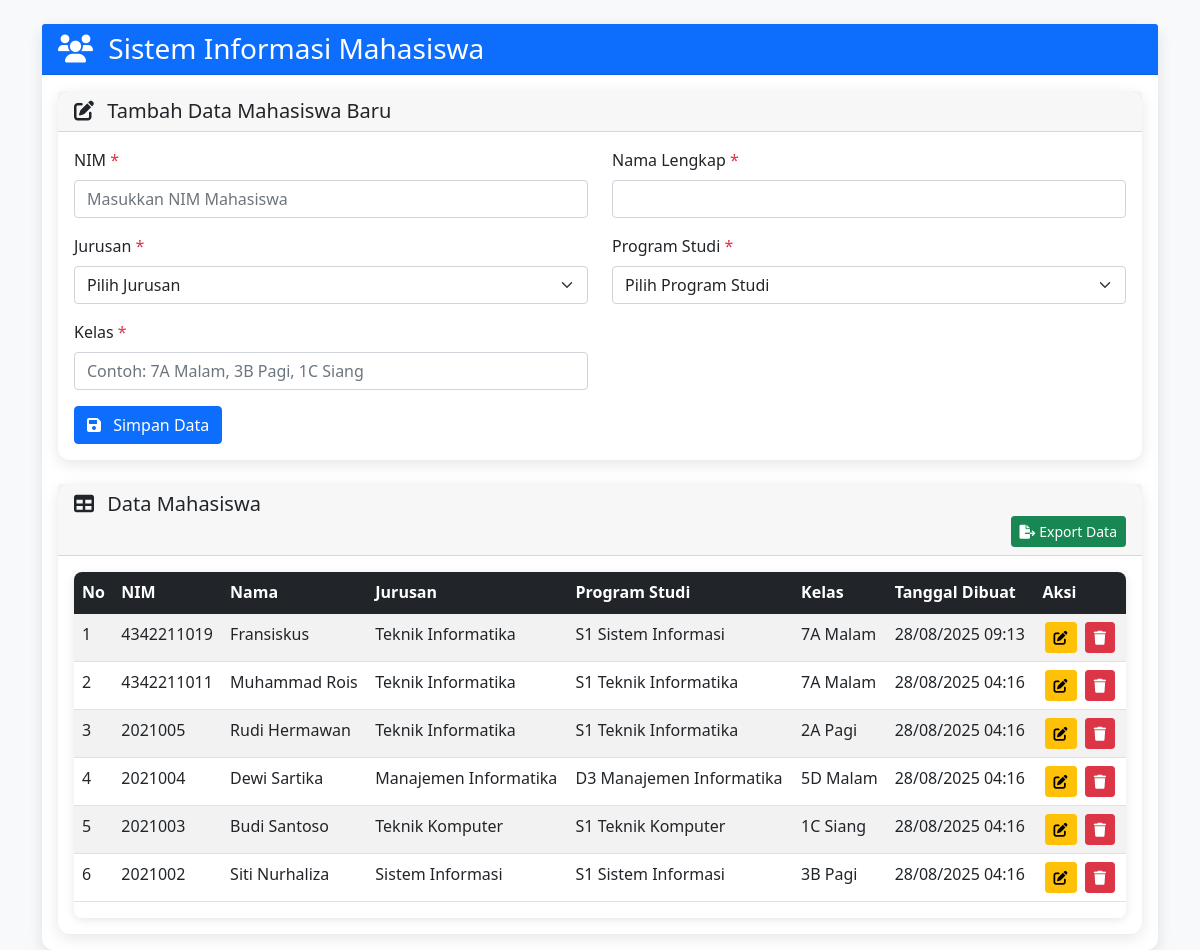
The app's page /view/index.php with its own data.
### tables this page shows
CREATE TABLE `user` (
  `id` int(11) NOT NULL,
  `nim` varchar(20) NOT NULL,
  `nama` varchar(35) NOT NULL,
  `jurusan` varchar(100) NOT NULL,
  `prodi` varchar(100) NOT NULL,
  `kelas` varchar(20) NOT NULL,
  `created_at` timestamp NOT NULL DEFAULT current_timestamp(),
  `update_at` timestamp NOT NULL DEFAULT current_timestamp() ON UPDATE current_timestamp()
);

### models/User.php (called while the page is built, shortened)
<?php
require_once '../config/config.php';
class User {
    private $conn;
    private $table_name = "user";
    public function __construct() {
        $database = new Database();
        $this->conn = $database->getConnection();
    }
    public function read() {
        $query = "SELECT * FROM " . $this->table_name . " ORDER BY id DESC";
        $result = mysqli_query($this->conn, $query);
        return $result;
    }
}
?>

### config/config.php (called while the page is built, shortened)
<?php
class Database {
    private $host = "localhost";
    private $username = "root";
    private $password = "";
    private $database = "mahasiswa";
    public function getConnection() {
        $this->conn = null;
        try{
            $this->conn = mysqli_connect($this->host, $this->username, $this->password, $this->database);
            mysqli_set_charset($this->conn, "utf8");
        } catch(Exception $exception) {
            echo "Connection error: " . $exception->getMessage();
        }
        return $this->conn;
    }
}
?>

### view/index.php (the view, shortened to what this page needs)
<?php
require_once '../models/User.php';
$user = new User();
$edit_user = null;
$result = $user->read();
?>
<!DOCTYPE html>
<html lang="id">
<head>
    <link href="https://cdn.jsdelivr.net/npm/bootstrap@5.1.3/dist/css/bootstrap.min.css" rel="stylesheet">
    <link href="https://cdnjs.cloudflare.com/ajax/libs/font-awesome/6.0.0/css/all.min.css" rel="stylesheet">
</head>
<body class="bg-light">
    <div class="container mt-4">
        <div class="row">
            <div class="col-12">
                <div class="card">
                    <div class="card-header bg-primary text-white">
                        <h3 class="mb-0">
                            <i class="fas fa-users me-2"></i>
                            Sistem Informasi Mahasiswa
                        </h3>
                    </div>
                    <div class="card-body">
                        <div class="card mb-4">
                            <div class="card-header">
                                <h5 class="mb-0">
                                    <i class="fas fa-edit me-2"></i>
                                    <?php echo $edit_user ? 'Edit Data Mahasiswa' : 'Tambah Data Mahasiswa Baru'; ?>
                                </h5>
                            </div>
                            <div class="card-body">
                                <form method="POST" action="">
                                    <div class="row">
                                        <div class="col-md-6 mb-3">
                                            <label for="nim" class="form-label">NIM <span class="text-danger">*</span></label>
                                            <input type="text" class="form-control" id="nim" name="nim"
                                                   value="<?php echo $edit_user ? $edit_user['nim'] : ''; ?>"
                                                   placeholder="Masukkan NIM Mahasiswa  " required>
                                        </div>
                                        <div class="col-md-6 mb-3">
                                            <label for="nama" class="form-label">Nama Lengkap <span class="text-danger">*</span></label>
                                            <input type="text" class="form-control" id="nama" name="nama"
                                                   value="<?php echo $edit_user ? $edit_user['nama'] : ''; ?>" required>
                                        </div>
                                    </div>
                                    <div class="row">
                                        <div class="col-md-6 mb-3">
                                            <label for="jurusan" class="form-label">Jurusan <span class="text-danger">*</span></label>
                                            <select class="form-select" id="jurusan" name="jurusan" required>
                                                <option value="">Pilih Jurusan</option>
                                            </select>
                                        </div>
                                        <div class="col-md-6 mb-3">
                                            <label for="prodi" class="form-label">Program Studi <span class="text-danger">*</span></label>
                                            <select class="form-select" id="prodi" name="prodi" required>
                                                <option value="">Pilih Program Studi</option>
                                            </select>
                                        </div>
                                    </div>
                                    <div class="row">
                                        <div class="col-md-6 mb-3">
                                            <label for="kelas" class="form-label">Kelas <span class="text-danger">*</span></label>
                                            <input type="text" class="form-control" id="kelas" name="kelas"
                                                   value="<?php echo $edit_user ? $edit_user['kelas'] : ''; ?>"
                                                   placeholder="Contoh: 7A Malam, 3B Pagi, 1C Siang" required>
                                        </div>
                                    </div>
                                    <div class="d-flex gap-2">
                                        <button type="submit" class="btn btn-primary" title="Simpan Data">
                                            <i class="fas fa-save me-2"></i>
                                            <?php echo $edit_user ? 'Update Data' : 'Simpan Data'; ?>
                                        </button>
                                    </div>
                                </form>
                            </div>
                        </div>
                        <div class="card">
                            <div class="card-header">
                                <h5 class="mb-0">
                                    <i class="fas fa-table me-2"></i>
                                    Data Mahasiswa
                                </h5>
                                <a href="export.php" class="btn btn-success btn-sm float-end" title="Export Data">
                                <i class="fas fa-file-export me-1"></i>Export Data
                                </a>
                            </div>
                            <div class="card-body">
                                <div class="table-responsive">
                                    <table class="table table-striped table-hover">
                                        <thead class="table-dark">
                                            <tr>
                                                <th>No</th>
                                                <th>NIM</th>
                                                <th>Nama</th>
                                                <th>Jurusan</th>
                                                <th>Program Studi</th>
                                                <th>Kelas</th>
                                                <th>Tanggal Dibuat</th>
                                                <th>Aksi</th>
                                            </tr>
                                        </thead>
                                        <tbody>
                                            <?php
                                            if (mysqli_num_rows($result) > 0):
                                                $no = 1;
                                                while ($row = mysqli_fetch_assoc($result)):
                                            ?>
                                                <tr>
                                                    <td><?php echo $no++; ?></td>
                                                    <td><?php echo $row['nim']; ?></td>
                                                    <td><?php echo htmlspecialchars($row['nama']); ?></td>
                                                    <td><?php echo htmlspecialchars($row['jurusan']); ?></td>
                                                    <td><?php echo htmlspecialchars($row['prodi']); ?></td>
                                                    <td><?php echo $row['kelas']; ?></td>
                                                    <td><?php echo date('d/m/Y H:i', strtotime($row['created_at'])); ?></td>
                                                    <td>
                                                        <a href="?edit=<?php echo $row['id']; ?>" class="btn btn-sm btn-warning btn-action" title="Edit">
                                                            <i class="fas fa-edit"></i>
                                                        </a>
                                                        <a href="?delete=<?php echo $row['id']; ?>" class="btn btn-sm btn-danger btn-action"
                                                           onclick="return confirm('Apakah Anda yakin ingin menghapus data ini?')" title="Hapus">
                                                            <i class="fas fa-trash"></i>
                                                        </a>
                                                    </td>
                                                </tr>
                                            <?php
                                                endwhile;
                                            endif; ?>
                                        </tbody>
                                    </table>
                                </div>
                            </div>
                        </div>
                    </div>
                </div>
            </div>
        </div>
    </div>
</body>
</html>

### view/index.php (style rules this page uses)
.table-responsive { border-radius: 8px; box-shadow: 0 2px 10px rgba(0,0,0,0.1); }
.card { border: none; box-shadow: 0 4px 15px rgba(0,0,0,0.1); border-radius: 12px; }
.btn-action { margin: 0 2px; }

### records on screen
user: nim "4342211019", nama "Fransiskus", jurusan "Teknik Informatika", prodi "S1 Sistem Informasi", kelas "7A Malam", created_at "28/08/2025 09:13"
user: nim "4342211011", nama "Muhammad Rois", jurusan "Teknik Informatika", prodi "S1 Teknik Informatika", kelas "7A Malam", created_at "28/08/2025 04:16"
user: nim "2021005", nama "Rudi Hermawan", jurusan "Teknik Informatika", prodi "S1 Teknik Informatika", kelas "2A Pagi", created_at "28/08/2025 04:16"
user: nim "2021004", nama "Dewi Sartika", jurusan "Manajemen Informatika", prodi "D3 Manajemen Informatika", kelas "5D Malam", created_at "28/08/2025 04:16"
user: nim "2021003", nama "Budi Santoso", jurusan "Teknik Komputer", prodi "S1 Teknik Komputer", kelas "1C Siang", created_at "28/08/2025 04:16"
user: nim "2021002", nama "Siti Nurhaliza", jurusan "Sistem Informasi", prodi "S1 Sistem Informasi", kelas "3B Pagi", created_at "28/08/2025 04:16"
